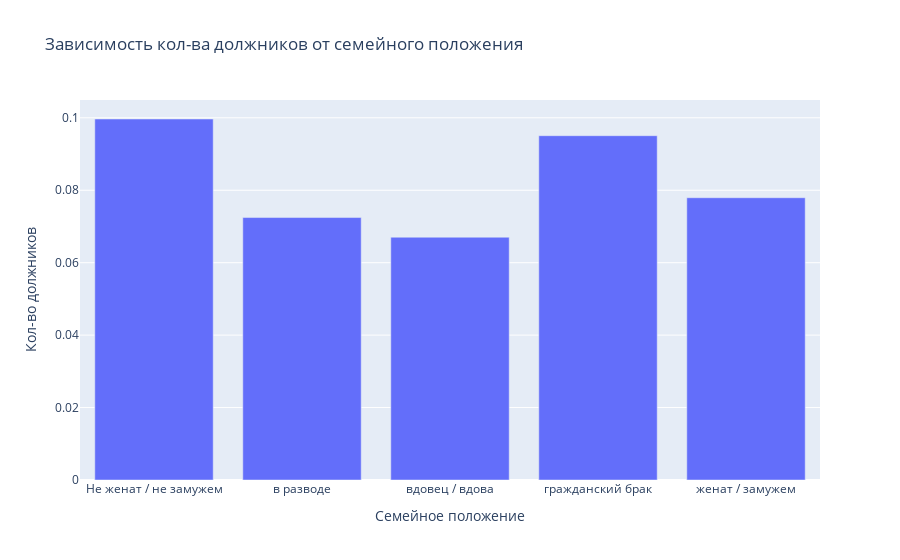

Here is the notebook cell this chart was saved with:
### Code cell
px.bar(group_status.reset_index(), x='family_status', y='mean', title='Зависимость кол-ва должников от семейного положения',
      labels={'family_status': 'Семейное положение', 'mean': 'Кол-во должников'})

### Figure 1 — Plotly figure (JSON) as saved in the notebook; plotly's stock layout.template omitted (floating-point values rounded to 4 significant figures)
{"data": [{"alignmentgroup": "True", "hovertemplate": "Семейное положение=%{x}<br>Кол-во должников=%{y}<extra></extra>", "legendgroup": "", "marker": {"color": "#636efa"}, "name": "", "offsetgroup": "", "orientation": "v", "showlegend": false, "textposition": "auto", "type": "bar", "x": ["Не женат / не замужем", "в разводе", "вдовец / вдова", "гражданский брак", "женат / замужем"], "xaxis": "x", "y": [0.09967, 0.07246, 0.06703, 0.09506, 0.07793], "yaxis": "y"}], "layout": {"barmode": "relative", "legend": {"tracegroupgap": 0}, "title": {"text": "Зависимость кол-ва должников от семейного положения"}, "xaxis": {"anchor": "y", "domain": [0, 1], "title": {"text": "Семейное положение"}}, "yaxis": {"anchor": "x", "domain": [0, 1], "title": {"text": "Кол-во должников"}}}}
